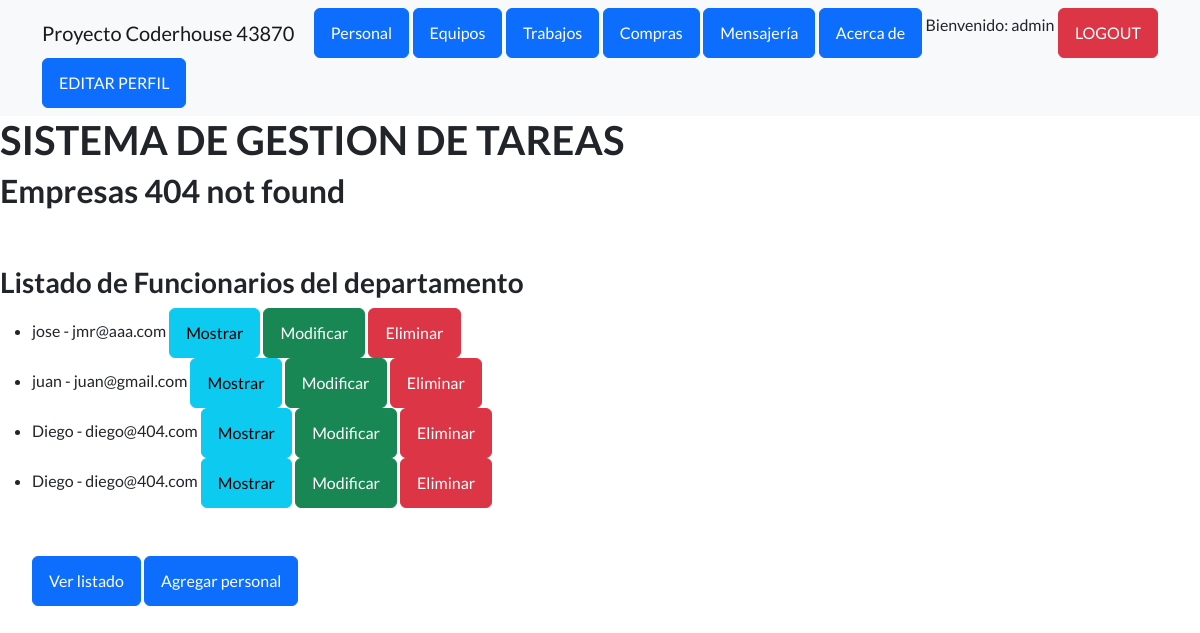
Page /appsistema/personal/list/ (signed in) on the committed database.
### appsistema/models.py (models this page shows)
class Personal (models.Model):
    nombre=models.CharField(max_length=50)
    direccion=models.CharField(max_length=50)
    ciudad=models.CharField(max_length=50)
    fecha_ingreso=models.DateField()
    email=models.EmailField()
    telefono=models.IntegerField()
    def __str__ (self):
        return f"{self.nombre} - {self.email}"

### appsistema/views.py (the view)
# urls.py: path("personal/list/", PersonalList.as_view(),name="personal_list"),
class PersonalList(LoginRequiredMixin, ListView):
    model=Personal
    template_name="appsistema/personal.html"

### appsistema/templates/appsistema/personal.html
{% extends "appsistema/base.html" %}
{% load static %}
{% block titulo %}
<h1>SISTEMA DE GESTION DE TAREAS</h1>
{% endblock %}
{%block contenido_que_cambia %}
<h2>Empresas 404 not found</h2>
<br>
<br>
<h3> Listado de Funcionarios del departamento </h3>
<ul>
    {% for personal in object_list %}
    <li>
        {{personal}}
        <a class="btn btn-info" href="{% url 'personal_detalle' personal.id %}">Mostrar</a>
        <a class="btn btn-success" href="{% url 'personal_editar' personal.id %}">Modificar</a>
        <a class="btn btn-danger" href="{% url 'personal_borrar' personal.id %}">Eliminar</a>
    </li>
    {% endfor %}
    <br>
    <br>
    <a class="btn btn-primary" href="{% url 'personal_list' %}">Ver listado </a>
    <a class="btn btn-primary" href="{% url 'personal_crear' %}">Agregar personal </a>
</ul>
{% endblock %}

### appsistema/templates/appsistema/base.html (shortened to what this page needs)
<!DOCTYPE html>
<html lang="en">
    <head>
        {% load static %}
        <link href="https://cdn.jsdelivr.net/npm/bootstrap-icons@1.5.0/font/bootstrap-icons.css" rel="stylesheet" type="text/css" />
        <link href=" {% static 'appsistema/css/styles.css' %} " rel="stylesheet" />
    </head>
    <body>
        <nav class="navbar navbar-light bg-light static-top">
            <div class="container">
                <a class="navbar-brand" href="{% url 'inicio' %}">Proyecto Coderhouse 43870</a>
                {% if user.is_authenticated %}
                <a class="btn btn-primary" href="{% url 'personal' %}">Personal</a>
                <a class="btn btn-primary" href="{% url 'equipos' %}">Equipos</a>
                <a class="btn btn-primary" href="{% url 'trabajos' %}">Trabajos</a>
                <a class="btn btn-primary" href="{% url 'compras' %}">Compras</a>
                <a class="btn btn-primary" href="{% url 'appmensajes:Inbox' %}">Mensajería</a>
                <a class="btn btn-primary" href="{% url 'acercademi' %}">Acerca de</a>
                <p>Bienvenido: {{user.username}} </p>
                <a class="btn btn-danger" href="{% url 'logout' %}">LOGOUT</a>
                <a class="btn btn-primary" href="{% url 'editarperfil' %}">EDITAR PERFIL</a>
                {% else %}
                <a class="btn btn-primary" href="{% url 'login' %}">LOGIN</a>
                {% endif %}
            </div>
        </nav>
       <div>
        {% block titulo %} {% endblock %}
       </div>
       <div>
         {% block contenido_que_cambia %}
        {% endblock %}
       </div>
    </body>
</html>

### rows in the picture
Personal: nombre+email "jose - jmr@aaa.com"
Personal: nombre+email "juan - juan@gmail.com"
Personal: nombre+email "Diego - diego@404.com"
Personal: nombre+email "Diego - diego@404.com"

### other values in the picture
{{ user.username }} "admin"
